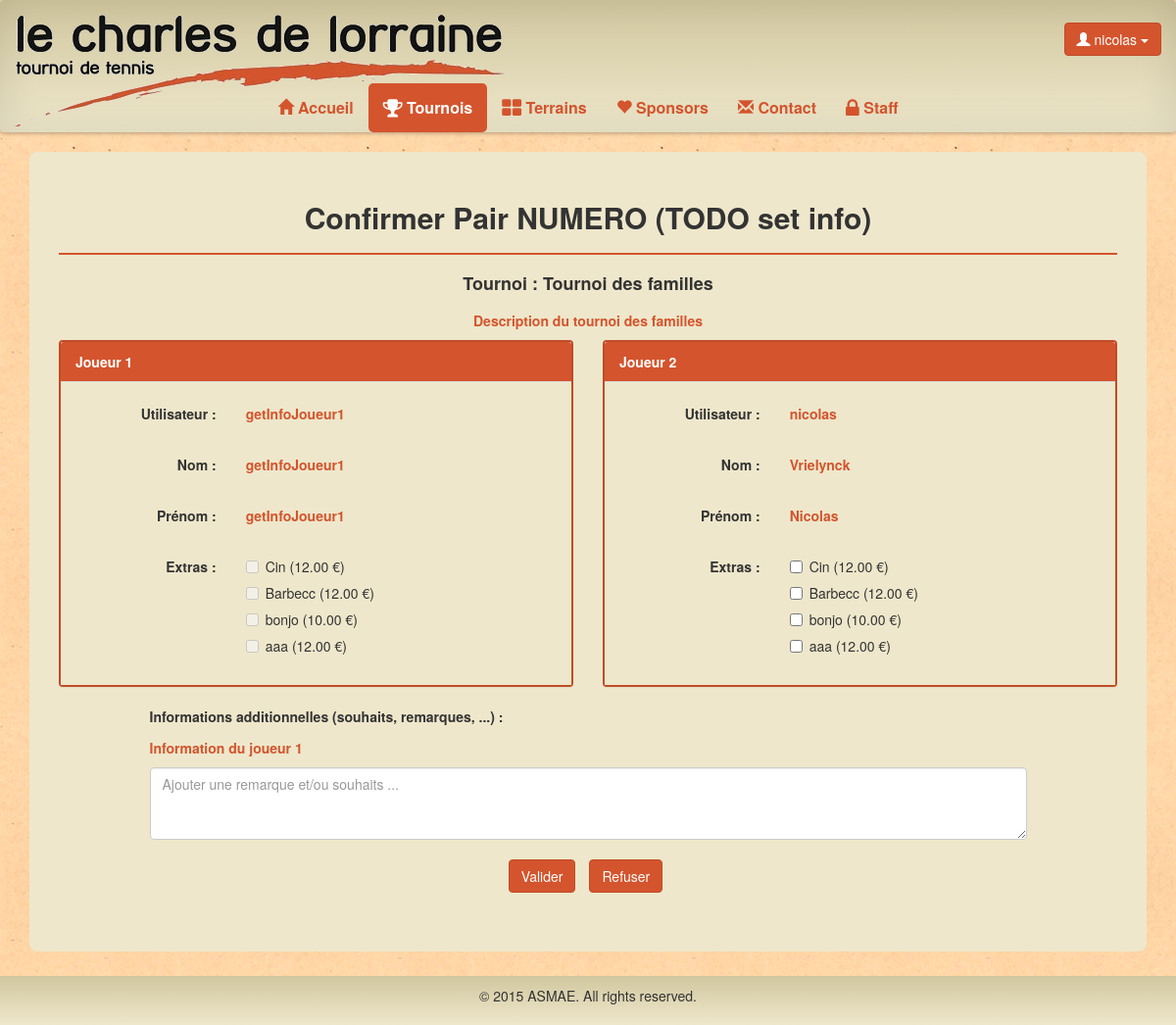
The page /tennis/tournoi/confirmPairNUMERO (signed in) on the database its author committed.
### tennis/models.py (models this page shows, shortened)
class Extra(models.Model):
	id = models.AutoField(primary_key=True)
	nom = models.CharField(max_length=30)
	prix = models.DecimalField(max_digits=11,decimal_places=2)
	commentaires = models.TextField(null=True)

class Participant(models.Model):
	user = models.OneToOneField(User,null=True)
	titre = models.CharField(max_length=5)
	nom = models.CharField(max_length=30)
	prenom = models.CharField(max_length=30)
	rue = models.CharField(max_length=100)
	numero = models.CharField(max_length=10)
	boite = models.CharField(max_length=10,null=True)
	codepostal = models.CharField(max_length=10)
	localite = models.CharField(max_length=30)
	telephone = models.CharField(max_length=30,null=True)
	fax = models.CharField(max_length=30,null=True)
	gsm = models.CharField(max_length=30,null=True)
	datenaissance = models.DateTimeField(null=True)
	classement = models.CharField(max_length=10,null=True)
	oldparticipant = models.BooleanField(default=False)

### tennis/views.py (the view)
def confirmPair(request):
	if request.user.is_authenticated():
		Ex = Extra.objects.all()
		return render(request,'tennis/confirmPair.html',locals())
	return redirect(reverse(home))

### tennis/templates/tennis/confirmPair.html (shortened to what this page needs)
{% extends "tennis/tournoi.html" %}
{% block body %}
<div class="container">
	<div class="content-box">
		<h2 class="center">Confirmer Pair NUMERO (TODO set info)</h2>
		<hr class="line">
		<form class="form-horizontal" name="registerForm" role="form" method="post" action="" onsubmit="" >
			<h4 class="center">Tournoi : Tournoi des familles</h4>
			<p class="info center">Description du tournoi des familles</p>
			<div class="row">
				<div class="col-sm-6">
					<div class="panel panel-default">
						<div class="panel-heading">Joueur 1</div>
						<div class="panel-body">
							<div class="form-group">
						      <label class="control-label col-sm-4" for="username">Utilisateur : </label>
						      <div class="col-sm-8">
						      	<p class="info">getInfoJoueur1</p>
						      </div>
						    </div>
							<div class="form-group">
						      <label class="control-label col-sm-4" for="nom">Nom : </label>
						      <div class="col-sm-8">
						      	<p class="info">getInfoJoueur1</p>
						      </div>
						    </div>
							<div class="form-group">
						      <label class="control-label col-sm-4" for="username">Prénom : </label>
						      <div class="col-sm-8">
						      	<p class="info">getInfoJoueur1</p>
						      </div>
						    </div>
							<div class="form-group">
						      <label class="control-label col-sm-4" for="username">Extras : </label>
						      <div class="col-sm-8">
						      	{% for extra in Ex %}
						      	<div class="checkbox">
							      <label><input type="checkbox" value="{{ extra.id }}" disabled>{{ extra.nom }} ({{ extra.prix }} €)</label>
							    </div>
							    {% endfor %}
						      </div>
						    </div>
						</div>
					</div>
				</div>
				<div class="col-sm-6">
					<div class="panel panel-default">
						<div class="panel-heading">Joueur 2</div>
						<div class="panel-body">
							<div class="form-group">
						      <label class="control-label col-sm-4" for="username">Utilisateur : </label>
						      <div class="col-sm-8">
						      	<p class="info">{{ user.username }}</p>
						      </div>
						    </div>
							<div class="form-group">
						      <label class="control-label col-sm-4" for="nom">Nom : </label>
						      <div class="col-sm-8">
						      	<p class="info">{{ user.participant.nom }}</p>
						      </div>
						    </div>
							<div class="form-group">
						      <label class="control-label col-sm-4" for="username">Prénom : </label>
						      <div class="col-sm-8">
						      	<p class="info">{{ user.participant.prenom }}</p>
						      </div>
						    </div>
							<div class="form-group">
						      <label class="control-label col-sm-4" for="username">Extras : </label>
						      <div class="col-sm-8">
						      	{% for extra in Ex %}
						      	<div class="checkbox">
							      <label><input type="checkbox" value="{{ extra.id }}">{{ extra.nom }} ({{ extra.prix }} €)</label>
							    </div>
							    {% endfor %}
						      </div>
						    </div>
						</div>
					</div>
				</div>
			</div>
			<div class="row">
				<div class="col-sm-10 col-sm-offset-1">
					<label>Informations additionnelles (souhaits, remarques, ...) : </label>
					<p class="info">Information du joueur 1</p>
					<textarea class="form-control" rows="3" name="remarque" id="remarque" placeholder="Ajouter une remarque et/ou souhaits ..."></textarea>
				</div>
			</div>
			<ul class="list-inline text-center">
				<li>
					<button class="btn btn-default center-block" name="action" value="validate" style="margin-top:20px;">Valider</button>
				</li>
				<li>
					<button class="btn btn-default center-block" name="action" value="refuse" style="margin-top:20px;">Refuser</button>
				</li>
			</ul>
		</form>
	</div>
</div>
{% endblock %}

### tennis/templates/tennis/base.html (shortened to what this page needs)
<!DOCTYPE html>
<html lang="en">
<head>
    {% load static from staticfiles %}
  <link rel="stylesheet" type="text/css" href="{% static 'tennis/css/tennis.css' %}">
  <link rel="stylesheet" href="http://maxcdn.bootstrapcdn.com/bootstrap/3.3.5/css/bootstrap.min.css">
  <link rel="stylesheet" href="https://maxcdn.bootstrapcdn.com/font-awesome/4.4.0/css/font-awesome.min.css">
</head>
<body>
      <nav class="effect6 navbar navbar-default" role="navigation">
        <div class="container-fluid">
          <div class="navbar-header" style="width:100%;">
            <a class="navbar-brand navbar-img" style="padding-bottom:70px;" href="{% url "tennis.views.home" %}"><img src="{% static 'tennis/img/logo.png' %}"></a>
            <div class="username btn-group pull-right navbar-btn">
              {% if user.is_authenticated %}
              <button class="btn btn-default dropdown-toggle" type="button" data-toggle="dropdown"><span class="glyphicon glyphicon-user" aria-hidden="true"></span> {{ user.username }}
                <span class="caret"></span></button>
              {% endif %}
            </div>
          </div>
          <div class="collapse navbar-collapse" id="bs-example-navbar-collapse-1">
            <ul class="nav navbar-nav">
              <li {% block nav-home %}{% endblock %}><a href="{% url "tennis.views.home" %}"><span class="glyphicon glyphicon-home" aria-hidden="true"></span> Accueil</a></li>
              {% if user.is_authenticated %}
              <li {% block nav-tournoi %}{% endblock %}><a href="{% url "tennis.views.tournoi" %}"><i class="fa fa-trophy fa-lg"></i> Tournois</a></li>
              <li {% block nav-terrain %}{% endblock %}><a href="{% url "tennis.views.terrain" %}"><i class="fa fa-th-large fa-lg"></i> Terrains</a></li>
              {% endif %}
              <li {% block nav-sponsors %}{% endblock %}><a href="{% url "tennis.views.sponsors" %}"><span class="glyphicon glyphicon-heart" aria-hidden="true"></span> Sponsors</a></li>
              <li {% block nav-contact %}{% endblock %}><a href="{% url "tennis.views.contact" %}"><span class="glyphicon glyphicon-envelope" aria-hidden="true"></span> Contact</a></li>
              {% if user.is_staff %}
              <li {% block nav-staff %}{% endblock %}><a href="{% url "tennis.views.staff" %}"><i class="fa fa-lock fa-lg"></i> Staff</a></li>
              {% endif %}
              </ul>
          </div>
        </div>
      </nav>
    <div class="demo">
      {% block body %}
     {% endblock %}
    </div>
    <div class="footer" id="foot01"></div>
</body>
</html

### tennis/static/tennis/css/tennis.css (style rules this page uses)
html { height: 100%; box-sizing: border-box; }
*, *:before, *:after { box-sizing: inherit; }
body { position: relative; margin: 0; padding-bottom: 6rem; min-height: 100%; font-family: "Helvetica Neue", Arial, sans-serif; }
body, html { background-image: url("../img/bg.jpg"); }
h1, h2, h3, h4, h5, h6 { font-weight: bold !important; }
nav { font-size: 16px; background-color: rgba(238, 231, 203, 1); background: -webkit-linear-gradient(top, rgba(209, 199, 159, 1) 0%, rgba(238, 231, 203, 1) 100%); background: linear-gradient(to bottom, rgba(209, 199, 159, 1) 0%, rgba(238, 231, 203, 1) 100%); border-bottom-width: 0px!important; border-width: 0px!important; }
.effect6 { position:relative; -webkit-box-shadow:0 1px 4px rgba(0, 0, 0, 0.3), 0 0 40px rgba(0, 0, 0, 0.1) inset; -moz-box-shadow:0 1px 4px rgba(0, 0, 0, 0.3), 0 0 40px rgba(0, 0, 0, 0.1) inset; box-shadow:0 1px 4px rgba(0, 0, 0, 0.3), 0 0 40px rgba(0, 0, 0, 0.1) inset; }
.effect6:before, .effect6:after { content:""; position:absolute; z-index:-1; -webkit-box-shadow:0 0 20px rgba(0,0,0,0.8); -moz-box-shadow:0 0 20px rgba(0,0,0,0.8); box-shadow:0 0 20px rgba(0,0,0,0.8); top:50%; bottom:0; left:10px; right:10px; -moz-border-radius:100px / 10px; border-radius:100px / 10px; }
.effect6:after { right:10px; left:auto; -webkit-transform:skew(8deg) rotate(3deg); -moz-transform:skew(8deg) rotate(3deg); -ms-transform:skew(8deg) rotate(3deg); -o-transform:skew(8deg) rotate(3deg); transform:skew(8deg) rotate(3deg); }
.navbar-default .navbar-brand { color: black !important; }
.navbar-default .navbar-nav > li > a { color: #D4542D !important; font-weight: bold; }
.navbar-default .navbar-nav > .active > a, .navbar-default .navbar-nav > .active > a:hover, .navbar-default .navbar-nav > .active > a:focus { color: white !important; background-color: #D4542D !important; border-radius: 5px; }
.username, .navbar-img { display: none !important; }
@media (min-width:768px) { .username, .navbar-img { display: inherit!important; float:right; padding-top:15px; text-align: right; } }
@media (min-width:768px) { .navbar-img { display: inherit; } }
@media (min-width:768px) { .navbar .navbar-nav { display: inline-block; float: none; vertical-align: top; } }
@media (min-width:768px) { .navbar .navbar-collapse { text-align: center; } }
.content-box { background-color: rgba(238, 231, 203, 1); border-radius: 8px; padding-top: 30px; padding-bottom: 50px; padding-right: 30px; padding-left: 30px; margin-bottom: 15px; }
.center { text-align:center; }
.btn-default { background-color: #D4542D !important; border-color: #BF4C28 !important; color:white !important; }
hr.line { border-color: #D4542D; border-width: 2px; }
textarea { resize: vertical; }
.panel-body { background-color: rgba(238, 231, 203, 1); }
.panel-heading { background-color: #D4542D !important; color: white !important; font-weight: bold; }
.panel-default { border: solid 2px #BF4C28 !important; }
p.info { padding-top: 7px; font-weight: bold; color: #D4542D; }
.footer { position: absolute; right: 0; bottom: 0; left: 0; padding: 1rem; background-color: rgba(238, 231, 203, 1); background: -webkit-linear-gradient(top, rgba(209, 199, 159, 1) 0%, rgba(238, 231, 203, 1) 100%); background: linear-gradient(to bottom, rgba(209, 199, 159, 1) 0%, rgba(238, 231, 203, 1) 100%); text-align: center; }

### rows shown on the page
Extra: nom "Cin", prix "12.00"
Extra: nom "Barbecc", prix "12.00"
Extra: nom "bonjo", prix "10.00"
Extra: nom "aaa", prix "12.00"

### other values the page prints
{{ user.username }} "nicolas"
{{ user.participant.nom }} "Vrielynck"
{{ user.participant.prenom }} "Nicolas"
